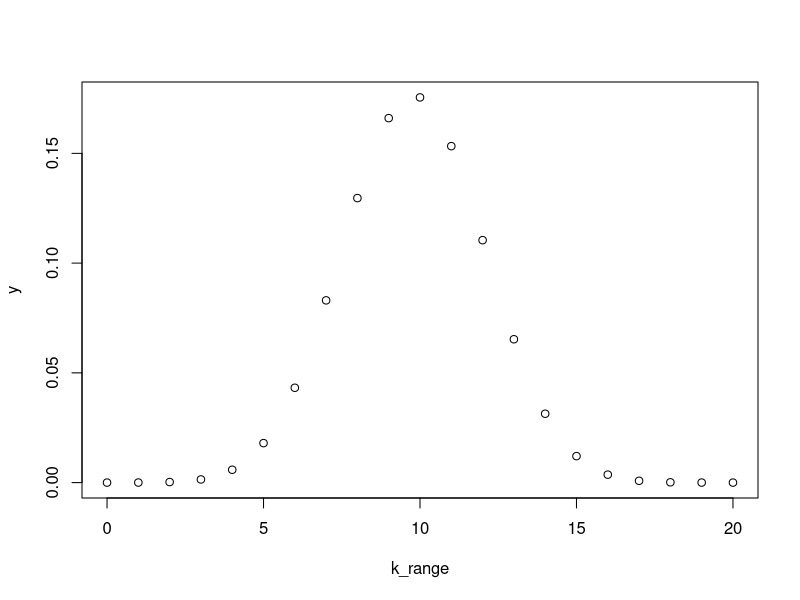
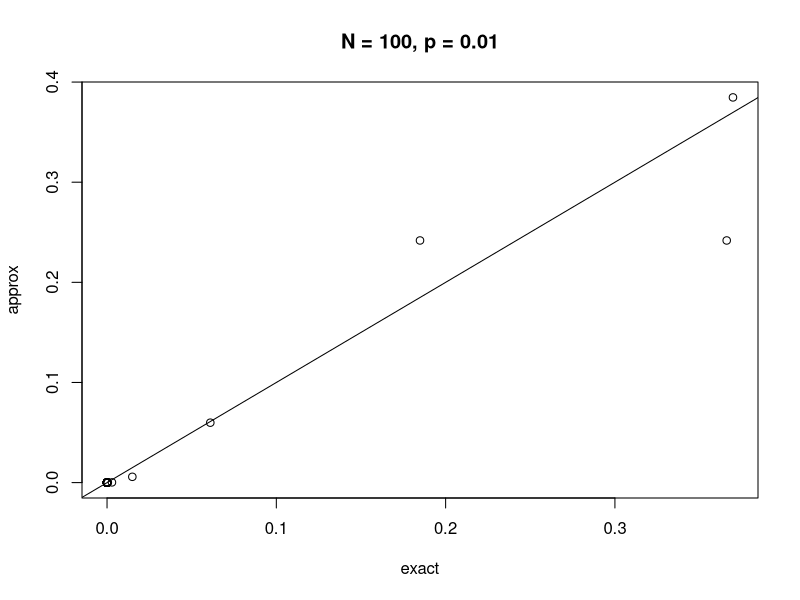
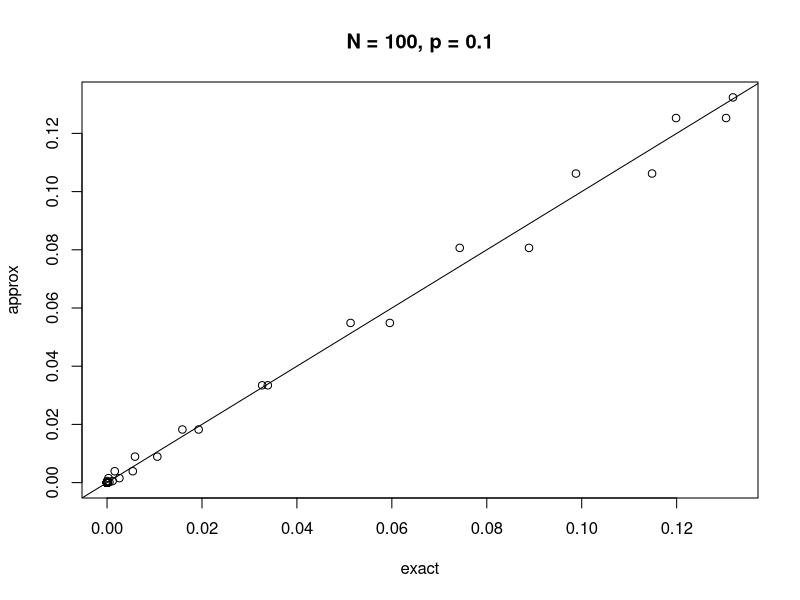
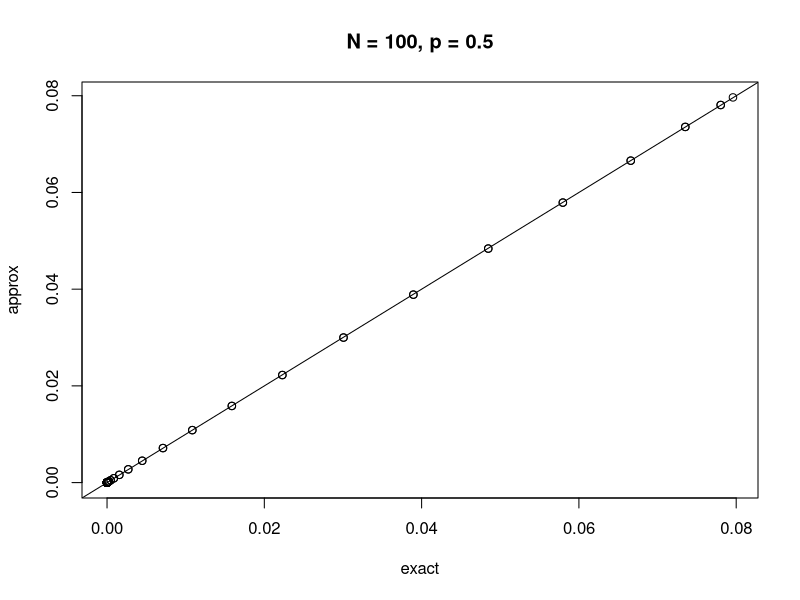
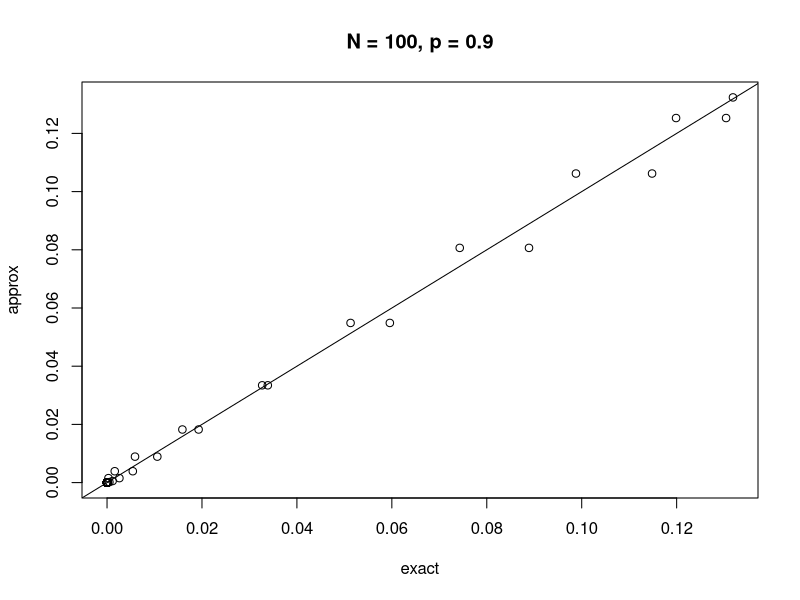
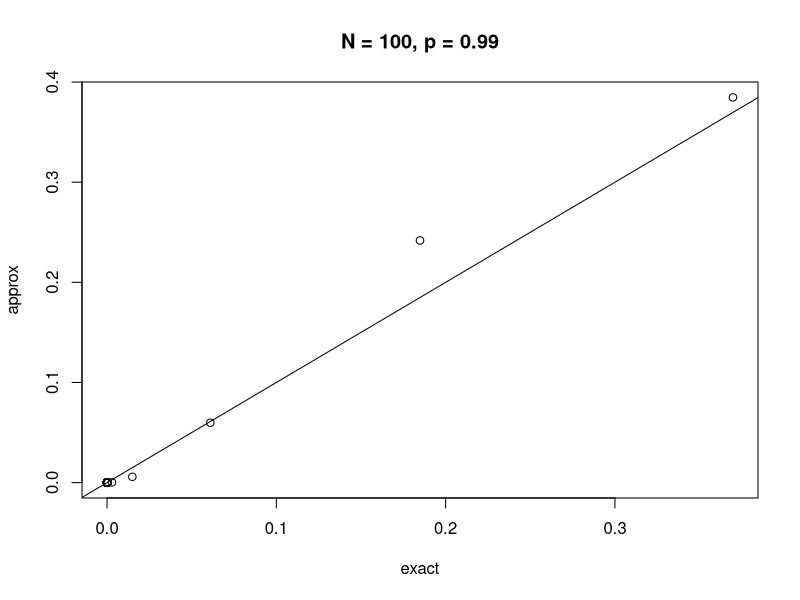

These figures' R source, in order:
## ---- chunk 1
N <- 4 # trials
k <- 2 # hits
p <- 0.49 #probability

dbinom(k, size=N, prob=p)

## ---- chunk 2

k_range <- seq(0,20,by=1) # 0 to 20 children 
N_max <- 20
y <- dbinom(k_range,size=N_max,p)
plot(k_range,y)
        
        
## ---- chunk 3
N <- 10 # trials
k <- 4 # hits
p <- 0.49 #probability

dbinom(k, size=N, prob=p)

## ---- chunk 4
N <- 20 # trials
k <- 10 # hits
p <- (0.2 + 0.2) #probability (G + C)/(G + C + A +T)

pbinom(q=k , size=N, prob=p, lower.tail = FALSE)
# rafa: 1-pbinom(10,20,0.4)
## ---- chunk 5
p=1/175223510 ##chances of winning
N=189000000 ## tickets sold
k <- 0 # hits

pbinom(q=k , size=N, prob=p, lower.tail = FALSE)

## ---- chunk 6
p=1/175223510 ##chances of winning
N=189000000 ## tickets sold
k <- 1 # hits

pbinom(q=k , size=N, prob=p, lower.tail = FALSE)

## ---- chunk 7
N <- 20 # trials
k1 <- 0.35 * N # hits
k2 <- 0.45 * N # hits
p <- 0.4 #probability (G + C)/(G + C + A +T)



p1 <- pbinom(q=k1, size=N, prob=p, lower.tail = TRUE)
p2 <- pbinom(q=k2, size=N, prob=p, lower.tail = FALSE)

p_intv <- 1 - p1 - p2

#rafa:pbinom(9,20,0.4)-pbinom(7,20,0.4)


## ---- chunk 8
# rafa:
N <- 20
b <- (9 - N * .4)/sqrt(N*.4*.6)
a <- (7 - N *.4)/sqrt(N*.4*.6)
pnorm(b)-pnorm(a)
## ---- chunk 9


N <- 1000

b <- (0.45*N - N * .4)/sqrt(N*.4*.6)
a <- (0.35*N - N *.4)/sqrt(N*.4*.6)
(p_intv_norm <- pnorm(b)-pnorm(a))

p_intv_binom <- pbinom(0.45*N,N,0.4)-pbinom(0.35*N,N,0.4)
abs(p_intv_binom - p_intv_norm)

# rafa:
# exact = pbinom(450,1000,0.4)-pbinom(350,1000,0.4)
# b <- (450 - 1000*.4)/sqrt(1000*.4*.6)
# a <- (350 - 1000*.4)/sqrt(1000*.4*.6)
# approx <- pnorm(b)-pnorm(a)
# abs(exact-approx) 
# = 9.729e-06
## ---- chunk 10

#exact = dbinom(k,N,p)
Ns <- c(5,10,30,100)
ps <- c(0.01,0.10,0.5,0.9,0.99)

## ---- chunk 11

approx <- function(k, N, p){
        a <- (k+0.5 - N*p)/sqrt(N*p*(1-p))
        b <- (k-0.5 - N*p)/sqrt(N*p*(1-p))
        return(abs(pnorm(b)-pnorm(a)))

}

npcomb <- expand.grid(N=Ns, p=ps)
for (i in 1:nrow(npcomb)){
        N <- npcomb[i,"N"]
        p <- npcomb[i,"p"]
        (exact <- dbinom(1:N-1, N, p))
        appr <- sapply(1:N-1, function(x){approx(x, N,p)})
        if(N == 100) {
                plot(exact, appr, xlab="exact", ylab="approx", main = paste0("N = ", N, ", p = ", p)) 
                abline(0,1)
        }
}

    
## ---- chunk 12
N <- 189000000
p <- 1/175223510
dbinom(2,N,p)

## ---- chunk 13
a <- (2+0.5 - N*p)/sqrt(N*p*(1-p))
b <- (2-0.5 - N*p)/sqrt(N*p*(1-p))
pnorm(a) - pnorm(b)

## ---- chunk 14
dpois(2,N*p)
## ---- chunk 15
1-sum(dpois(0:1,N*p))
